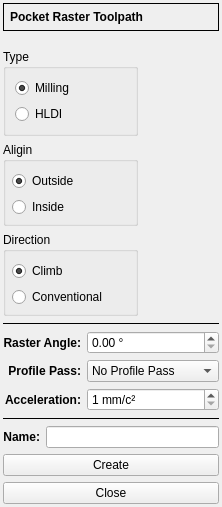
<?xml version="1.0" encoding="UTF-8"?>
<ui version="4.0">
 <class>PocketRasterForm</class>
 <widget class="QWidget" name="PocketRasterForm">
  <property name="geometry">
   <rect>
    <x>0</x>
    <y>0</y>
    <width>222</width>
    <height>480</height>
   </rect>
  </property>
  <property name="windowTitle">
   <string>Form</string>
  </property>
  <layout class="QFormLayout" name="formLayout">
   <property name="labelAlignment">
    <set>Qt::AlignRight|Qt::AlignTrailing|Qt::AlignVCenter</set>
   </property>
   <property name="leftMargin">
    <number>3</number>
   </property>
   <property name="topMargin">
    <number>3</number>
   </property>
   <property name="rightMargin">
    <number>3</number>
   </property>
   <property name="bottomMargin">
    <number>3</number>
   </property>
   <item row="0" column="0" colspan="2">
    <widget class="QFrame" name="frame">
     <property name="enabled">
      <bool>true</bool>
     </property>
     <property name="sizePolicy">
      <sizepolicy hsizetype="Preferred" vsizetype="Fixed">
       <horstretch>0</horstretch>
       <verstretch>0</verstretch>
      </sizepolicy>
     </property>
     <property name="frameShape">
      <enum>QFrame::Box</enum>
     </property>
     <property name="frameShadow">
      <enum>QFrame::Plain</enum>
     </property>
     <layout class="QVBoxLayout" name="verticalLayout_2">
      <property name="leftMargin">
       <number>6</number>
      </property>
      <property name="topMargin">
       <number>6</number>
      </property>
      <property name="rightMargin">
       <number>6</number>
      </property>
      <property name="bottomMargin">
       <number>6</number>
      </property>
      <item>
       <widget class="QLabel" name="label">
        <property name="enabled">
         <bool>true</bool>
        </property>
        <property name="font">
         <font>
          <weight>75</weight>
          <bold>true</bold>
         </font>
        </property>
        <property name="text">
         <string>Pocket Raster Toolpath</string>
        </property>
       </widget>
      </item>
     </layout>
    </widget>
   </item>
   <item row="1" column="0" colspan="2">
    <widget class="DepthForm" name="dsbxDepth" native="true">
     <property name="enabled">
      <bool>true</bool>
     </property>
    </widget>
   </item>
   <item row="3" column="0" colspan="2">
    <layout class="QGridLayout" name="gridLayout">
     <item row="2" column="0">
      <widget class="QGroupBox" name="groupBox_4">
       <property name="enabled">
        <bool>true</bool>
       </property>
       <property name="title">
        <string>Aligin</string>
       </property>
       <layout class="QVBoxLayout" name="verticalLayout_5">
        <property name="leftMargin">
         <number>6</number>
        </property>
        <property name="topMargin">
         <number>9</number>
        </property>
        <property name="rightMargin">
         <number>6</number>
        </property>
        <property name="bottomMargin">
         <number>6</number>
        </property>
        <item>
         <widget class="QRadioButton" name="rbOutside">
          <property name="enabled">
           <bool>true</bool>
          </property>
          <property name="text">
           <string>Outside</string>
          </property>
          <property name="checked">
           <bool>true</bool>
          </property>
         </widget>
        </item>
        <item>
         <widget class="QRadioButton" name="rbInside">
          <property name="enabled">
           <bool>true</bool>
          </property>
          <property name="text">
           <string>Inside</string>
          </property>
         </widget>
        </item>
       </layout>
      </widget>
     </item>
     <item row="1" column="0">
      <widget class="QGroupBox" name="groupBox">
       <property name="title">
        <string>Type</string>
       </property>
       <layout class="QVBoxLayout" name="verticalLayout">
        <item>
         <widget class="QRadioButton" name="rbNormal">
          <property name="text">
           <string>Milling</string>
          </property>
          <property name="checked">
           <bool>true</bool>
          </property>
         </widget>
        </item>
        <item>
         <widget class="QRadioButton" name="rbFast">
          <property name="text">
           <string>HLDI</string>
          </property>
         </widget>
        </item>
       </layout>
      </widget>
     </item>
     <item row="3" column="0">
      <widget class="QGroupBox" name="groupBox_2">
       <property name="enabled">
        <bool>true</bool>
       </property>
       <property name="title">
        <string>Direction</string>
       </property>
       <layout class="QVBoxLayout" name="verticalLayout_4">
        <property name="leftMargin">
         <number>6</number>
        </property>
        <property name="topMargin">
         <number>9</number>
        </property>
        <property name="rightMargin">
         <number>6</number>
        </property>
        <property name="bottomMargin">
         <number>6</number>
        </property>
        <item>
         <widget class="QRadioButton" name="rbClimb">
          <property name="enabled">
           <bool>true</bool>
          </property>
          <property name="text">
           <string>Climb</string>
          </property>
          <property name="checked">
           <bool>true</bool>
          </property>
         </widget>
        </item>
        <item>
         <widget class="QRadioButton" name="rbConventional">
          <property name="enabled">
           <bool>true</bool>
          </property>
          <property name="text">
           <string>Conventional</string>
          </property>
         </widget>
        </item>
       </layout>
      </widget>
     </item>
     <item row="1" column="1" rowspan="3">
      <widget class="QLabel" name="lblPixmap">
       <property name="enabled">
        <bool>true</bool>
       </property>
       <property name="sizePolicy">
        <sizepolicy hsizetype="Fixed" vsizetype="Preferred">
         <horstretch>0</horstretch>
         <verstretch>0</verstretch>
        </sizepolicy>
       </property>
       <property name="minimumSize">
        <size>
         <width>75</width>
         <height>75</height>
        </size>
       </property>
       <property name="text">
        <string/>
       </property>
       <property name="pixmap">
        <pixmap>:/toolpath/offset_climb.png</pixmap>
       </property>
       <property name="alignment">
        <set>Qt::AlignCenter</set>
       </property>
      </widget>
     </item>
    </layout>
   </item>
   <item row="4" column="0" colspan="2">
    <widget class="Line" name="line_3">
     <property name="frameShadow">
      <enum>QFrame::Plain</enum>
     </property>
     <property name="orientation">
      <enum>Qt::Horizontal</enum>
     </property>
    </widget>
   </item>
   <item row="5" column="0" colspan="2">
    <layout class="QFormLayout" name="formLayout_2">
     <property name="labelAlignment">
      <set>Qt::AlignRight|Qt::AlignTrailing|Qt::AlignVCenter</set>
     </property>
     <property name="leftMargin">
      <number>0</number>
     </property>
     <property name="topMargin">
      <number>0</number>
     </property>
     <property name="rightMargin">
      <number>0</number>
     </property>
     <property name="bottomMargin">
      <number>0</number>
     </property>
     <item row="0" column="0">
      <widget class="QLabel" name="labelAngle">
       <property name="enabled">
        <bool>true</bool>
       </property>
       <property name="font">
        <font>
         <weight>75</weight>
         <bold>true</bold>
        </font>
       </property>
       <property name="text">
        <string>Raster Angle:</string>
       </property>
       <property name="alignment">
        <set>Qt::AlignRight|Qt::AlignTrailing|Qt::AlignVCenter</set>
       </property>
      </widget>
     </item>
     <item row="1" column="0">
      <widget class="QLabel" name="labelPass">
       <property name="enabled">
        <bool>true</bool>
       </property>
       <property name="font">
        <font>
         <weight>75</weight>
         <bold>true</bold>
        </font>
       </property>
       <property name="text">
        <string>Profile Pass:</string>
       </property>
       <property name="alignment">
        <set>Qt::AlignRight|Qt::AlignTrailing|Qt::AlignVCenter</set>
       </property>
      </widget>
     </item>
     <item row="2" column="0">
      <widget class="QLabel" name="labelAcc">
       <property name="font">
        <font>
         <weight>75</weight>
         <bold>true</bold>
        </font>
       </property>
       <property name="text">
        <string>Acceleration:</string>
       </property>
       <property name="alignment">
        <set>Qt::AlignRight|Qt::AlignTrailing|Qt::AlignVCenter</set>
       </property>
      </widget>
     </item>
     <item row="0" column="1">
      <widget class="DoubleSpinBox" name="dsbxAngle">
       <property name="enabled">
        <bool>true</bool>
       </property>
       <property name="suffix">
        <string> °</string>
       </property>
       <property name="maximum">
        <double>180.000000000000000</double>
       </property>
      </widget>
     </item>
     <item row="1" column="1">
      <widget class="QComboBox" name="cbxPass">
       <property name="enabled">
        <bool>true</bool>
       </property>
       <item>
        <property name="text">
         <string>No Profile Pass</string>
        </property>
       </item>
       <item>
        <property name="text">
         <string>First</string>
        </property>
       </item>
       <item>
        <property name="text">
         <string>Last</string>
        </property>
       </item>
      </widget>
     </item>
     <item row="2" column="1">
      <widget class="DoubleSpinBox" name="dsbxAcc">
       <property name="suffix">
        <string> mm/c²</string>
       </property>
       <property name="decimals">
        <number>0</number>
       </property>
       <property name="minimum">
        <double>1.000000000000000</double>
       </property>
       <property name="maximum">
        <double>10000.000000000000000</double>
       </property>
      </widget>
     </item>
    </layout>
   </item>
   <item row="6" column="0" colspan="2">
    <widget class="Line" name="line_2">
     <property name="enabled">
      <bool>true</bool>
     </property>
     <property name="frameShadow">
      <enum>QFrame::Plain</enum>
     </property>
     <property name="orientation">
      <enum>Qt::Horizontal</enum>
     </property>
    </widget>
   </item>
   <item row="7" column="0">
    <widget class="QLabel" name="label_6">
     <property name="enabled">
      <bool>true</bool>
     </property>
     <property name="sizePolicy">
      <sizepolicy hsizetype="MinimumExpanding" vsizetype="Preferred">
       <horstretch>0</horstretch>
       <verstretch>0</verstretch>
      </sizepolicy>
     </property>
     <property name="font">
      <font>
       <weight>75</weight>
       <bold>true</bold>
      </font>
     </property>
     <property name="text">
      <string>Name:</string>
     </property>
     <property name="alignment">
      <set>Qt::AlignRight|Qt::AlignTrailing|Qt::AlignVCenter</set>
     </property>
    </widget>
   </item>
   <item row="7" column="1">
    <widget class="QLineEdit" name="leName">
     <property name="enabled">
      <bool>true</bool>
     </property>
    </widget>
   </item>
   <item row="8" column="0" colspan="2">
    <widget class="QPushButton" name="pbCreate">
     <property name="enabled">
      <bool>true</bool>
     </property>
     <property name="text">
      <string>Create</string>
     </property>
    </widget>
   </item>
   <item row="9" column="0" colspan="2">
    <widget class="QPushButton" name="pbClose">
     <property name="enabled">
      <bool>true</bool>
     </property>
     <property name="text">
      <string>Close</string>
     </property>
    </widget>
   </item>
   <item row="2" column="0" colspan="2">
    <widget class="ToolSelectorForm" name="toolHolder" native="true"/>
   </item>
  </layout>
 </widget>
 <customwidgets>
  <customwidget>
   <class>DepthForm</class>
   <extends>QWidget</extends>
   <header location="global">depthform.h</header>
   <container>1</container>
  </customwidget>
  <customwidget>
   <class>ToolSelectorForm</class>
   <extends>QWidget</extends>
   <header location="global">toolselectorform.h</header>
   <container>1</container>
  </customwidget>
  <customwidget>
   <class>DoubleSpinBox</class>
   <extends>QDoubleSpinBox</extends>
   <header location="global">doublespinbox.h</header>
  </customwidget>
 </customwidgets>
 <resources/>
 <connections/>
</ui>
